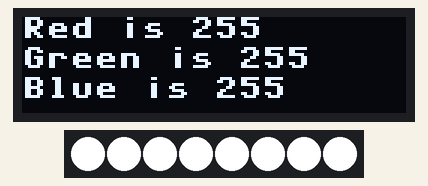
Bench run of a program on a simulated MicroPython board. On the bench: 128×32 one-colour display, 8 RGB LEDs in strip order, left to right. Library files of the repository ran but are not shown: ws2812b.py, ssd1306.py.

Above: at 0.3 s.

The program:

color_sensor.py
```python
import ws2812b
import utime
from machine import Pin, I2C
from color import color
from ssd1306 import SSD1306_I2C

# 显示屏
oled_i2c = I2C(0, scl=Pin(21), sda=Pin(20), freq=100000)
# 光传感器
color_sensor_i2c = I2C(1, scl=Pin(19), sda=Pin(18), freq=100000)

# 初始化
Color = color(color_sensor_i2c)
oled = SSD1306_I2C(128, 32, oled_i2c)

ring_pin = 17  # 灯环引脚
numpix = 8  # RGB 灯的数量
strip = ws2812b.ws2812b(numpix, 0, ring_pin)

# 关闭所有灯
strip.fill(0, 0, 0)
strip.show()

utime.sleep(0.1)

while True:
    Colors = Color.GetColor()  # 获取颜色识别传感器的数据
    r = Colors[0]
    g = Colors[1]
    b = Colors[2]

    str_r = "Red is %d"%(r)
    str_g = "Green is %d"%(g)
    str_b = "Blue is %d"%(b)
    strip.fill(r, g, b)    # 设置颜色
    strip.show()
    oled.fill(0x0)
    oled.text(str_r, 0, 0)
    oled.text(str_g, 0, 10)
    oled.text(str_b, 0, 20)
    oled.show()
    utime.sleep(30)
```

color.py
```python
import time

COLOR_ADD = 0x53
COLOR_REG = 0x00
COLOR_R = 0x10
COLOR_G = 0x0D
COLOR_B = 0x13

class color():
    def __init__(self, i2c):
        self.i2c = i2c
        temp1 = bytearray(2)
        temp1[0] = 0x00
        temp1[1] = 0x06
        self.i2c.writeto(COLOR_ADD,temp1)
        temp2 = bytearray(2)
        temp2[0] = 0x04
        temp2[1] = 0x41
        self.i2c.writeto(COLOR_ADD,temp2)
        temp3 = bytearray(2)
        temp3[0] = 0x05
        temp3[1] = 0x01
        self.i2c.writeto(COLOR_ADD,temp3)

    def GetColor(self):
        self.i2c.writeto(COLOR_ADD,bytearray([COLOR_R]))
        buff_R = self.i2c.readfrom_mem(COLOR_ADD,COLOR_R,2)
        Red = buff_R[1]*255+buff_R[0]

        self.i2c.writeto(COLOR_ADD,bytearray([COLOR_G]))
        buff_G = self.i2c.readfrom_mem(COLOR_ADD,COLOR_G,2)
        Green = buff_G[1]*255+buff_G[0]

        self.i2c.writeto(COLOR_ADD,bytearray([COLOR_B]))
        buff_B = self.i2c.readfrom_mem(COLOR_ADD,COLOR_B,2)
        Blue = buff_B[1]*255+buff_B[0]

        if Red > 2300:
            Red = 2300
        if Green > 4600:
            Green = 4600
        if Blue > 2700:
            Blue = 2700

        Red = Red*255/2300
        Green = Green*255/4600
        Blue = Blue*255/2700

        if Red == Green:
            if Red == Blue:
                Red = 255
                Green = 255
                Blue = 255
        elif Red > Green:
            if Red > Blue:
                Red = 255
                Green = Green/2
                Blue = Blue/2
        elif Green > Red:
            if Green > Blue:
                Red = Red/2
                Green = 255
                Blue = Blue/2
        elif Blue > Red:
            if Blue > Green:
                Red = Red/2
                Green = Green/2
                Blue = 255
        Color = [Red,Green,Blue]
        return Color


    def GetRGBValue(self):
        self.i2c.writeto(COLOR_ADD,bytearray([COLOR_R]))
        buff_R = self.i2c.readfrom_mem(COLOR_ADD,COLOR_R,2)
        Red = buff_R[1]*255+buff_R[0]

        self.i2c.writeto(COLOR_ADD,bytearray([COLOR_G]))
        buff_G = self.i2c.readfrom_mem(COLOR_ADD,COLOR_G,2)
        Green = buff_G[1]*255+buff_G[0]

        self.i2c.writeto(COLOR_ADD,bytearray([COLOR_B]))
        buff_B = self.i2c.readfrom_mem(COLOR_ADD,COLOR_B,2)
        Blue = buff_B[1]*255+buff_B[0]

        if Red > 2300:
            Red = 2300
        if Green > 4600:
            Green = 4600
        if Blue > 2700:
            Blue = 2700

        Red = Red*255/2300
        Green = Green*255/4600
        Blue = Blue*255/2700

        Color = [Red,Green,Blue]
        return Color
```
